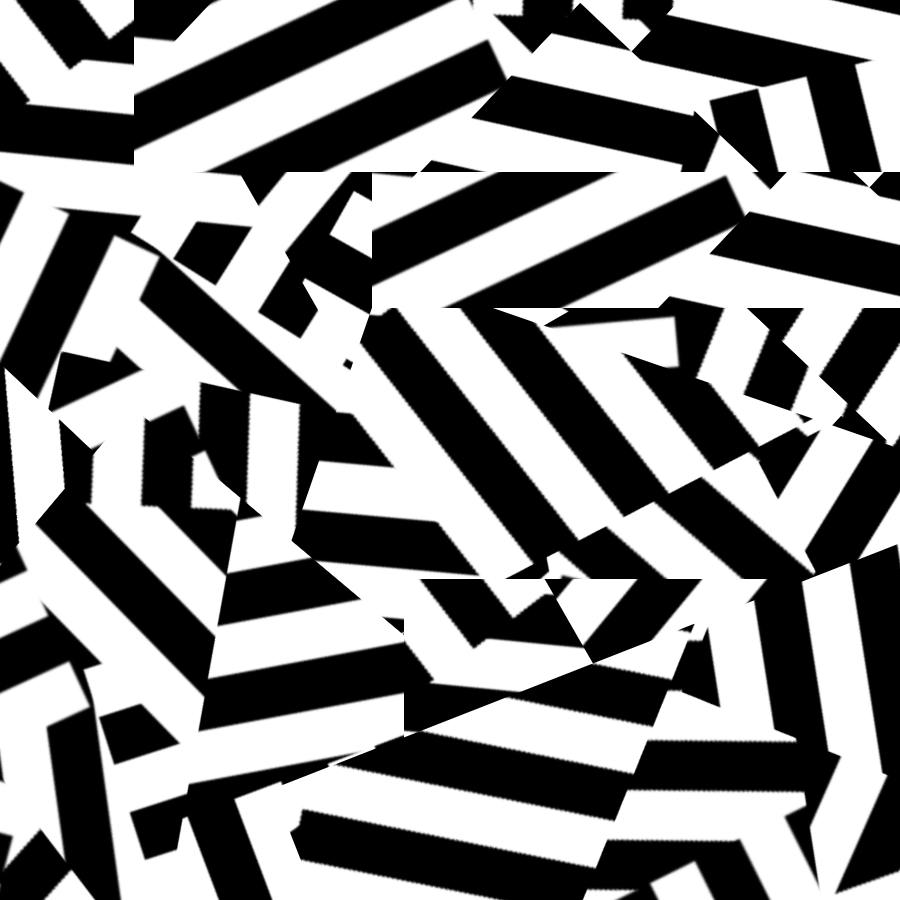
#> input picture test_cases/synthetic_images/tessellation_fragmented/images/tessellation_fragmented.png, 900 x 900 px, found by its file name
$ python tessellation_fragmented.py
#> lines starting #> are read from the running program, lines starting #| are printed output that depends on the picture; long printed decimals are rounded
### surfacetools/periodicfeatures.py

import numpy as np

def radially_averaged_PSD(psd2D, theta_lims):
    """Calculate radially averaged power spectral density (PSD) from 2D PSD

    Args:
        psd2D (ndarray)     : 2D power spectral density
        theta_lims (ndarray): angle limits for the radial averaging

    Returns:
        rasp (ndarray)      : radially averaged power spectral density
        bins_count (ndarray): number of bins per radial region

    """

    # size of PSD
    N, M = psd2D.shape
    # center of image
    yo, xo = N/2, M/2
    # max distances (corners)
    D1 = np.floor(np.hypot(1-yo,1-xo))
    D2 = np.floor(np.hypot(1-yo,M-xo))
    D3 = np.floor(np.hypot(N-yo,1-xo))
    D4 = np.floor(np.hypot(N-yo,M-xo))
    D = int(np.floor(np.max([D1,D2,D3,D4])))
    # initialize rasp and binCount
    rasp = np.zeros(D)
    bins_count = np.zeros(D)

    # if limited angle
    if theta_lims:
        for yi in np.arange(0,N-1,1): # col
            for xi in np.arange(0,M-1,1): # row
                r = int(np.floor(np.hypot(yi-yo,xi-xo))) - 1
                Theta = np.around(np.abs(np.rad2deg(np.arctan2((yi-yo),(xi-xo)))),0)
                if r <= 0: continue
                elif (Theta<theta_lims[0] or Theta>theta_lims[1]): continue
                else:
                    # update rasp
                    rasp[r] += psd2D[yi,xi]
                    # update bin count
                    bins_count[r] += 1
    # all angles
    else:
        for yi in np.arange(0,N-1,1):
            for xi in np.arange(0,M-1,1):
                r = int(np.floor(np.hypot(xi-xo,yi-yo))) - 1
                if r <= 0: continue
                else:
                    # update rasp
                    rasp[r] += psd2D[yi,xi]
                    # update bin count
                    bins_count[r] += 1
        # replace nan and elementwise divide by bins_count to normalize bin radial value
        # rasp_norm = np.nan_to_num(np.divide(rasp,bins_count))

    return rasp, bins_count

def full_width_half_max(f, s):
    """Calculate the full width at half maximum (FWHM) of a 1D array

    Args:
        s (ndarray): 1D array
        f (ndarray): frequency array

    Returns:
        fwhm (float): full width at half maximum
    """

    # find the maximum value
    max_val = np.max(s)
    # find the half maximum value
    half_max = max_val / 2
    # find the indices where the value is greater than or equal to the half maximum
    indices = np.where(s >= half_max)[0]

    if len(indices) == 0:
        return 0.0

    # calculate the FWHM
    fwhm = f[indices[-1]] - f[indices[0]]

    return fwhm

def peak_quality_factor(s, fwhm):
    """Calculate the peak quality factor (PQF) of a 1D array

    Args:
        s (ndarray): 1D array
        fwhm (float): full width at half maximum

    Returns:
        pqf (float): peak quality factor
    """

    if fwhm <= 0:
        return 0.0
    # find the maximum value
    max_val = np.max(s)
    # calculate the PQF
    pqf = max_val / fwhm

    return pqf

### test_cases/synthetic_images/tessellation_fragmented/src/tessellation_fragmented.py
"""
    André Guerra
    andre.guerra@mail.mcgill.ca

    This script reproduces the results from Stimpson et al., 2020 for the fragmented jigsaw pattern lines in Figure 1
    Ref: https://chemrxiv.org/engage/chemrxiv/article-details/60c74e50f96a009895287acf
"""

import numpy as np
import matplotlib.pyplot as plt
from skimage import io
from surfacetools.periodicfeatures import radially_averaged_PSD, full_width_half_max, peak_quality_factor

# import fragmented tessellation image in gray-scale
img_tessellation_fragmented = io.imread("images/tessellation_fragmented.png", as_gray=True)
#> img_tessellation_fragmented is the input picture: shape (900, 900) float64; min 0, max 1, mean 0.525

# image pixel size
N = np.max(np.shape(img_tessellation_fragmented)) # pixels
#> N = 900
# scale
L = N   # um
#> L = 900

# Dicrete Fourier Transfer (DFT) via FAst Fourier Transfrom (FFT)
# 2D DFT
fft2 = np.fft.fft2(img_tessellation_fragmented)
# center-shifted 2D DFT
fft2_shiftd = np.fft.fftshift(fft2)
# power spectral density (PSD)
psd2D = np.abs(fft2_shiftd)**2
# angle limits for radial averaging the 2D PSD
theta_lims = [170 - 180, 190 - 180]
# radially averaged PSD with angle limits
rasp, bins_count = radially_averaged_PSD(psd2D, theta_lims)
#> after the loop in radially_averaged_PSD, `for yi in np.arange(0,N-1,1):`: bins_count = 636 values, max 165 at index 446, min 0 at index 0, mean 58.62; rasp = 636 values, max 1.16e+09 at index 10, min 0 at index 0, mean 12118033.3
# length of rasp vector
rasp_length = len(rasp)
#> rasp_length = 636

# frequency vector (pixels)
k = np.arange(0,N-1,1)          # pixels
#> k = 899 values from 0 to 898
# spatial frequency vector (lam)
lam = np.divide(L,k)            # um/pixel
# normalize rasp with bins_count
rasp_norm = np.nan_to_num(np.divide(rasp,bins_count))
#> rasp_norm = 636 values, max 337809858.5 at index 9, min 0 at index 0, mean 2813751.5
# deconvolution to spatial period
dconv = True
if dconv: rasp_norm = np.divide(rasp_norm,lam[:rasp_length])
#> rasp_norm = 636 values, max 3378098.6 at index 9, min 0 at index 0, mean 33088.9
# transform to absolute units (AU) using maximum intensity
rasp_norm_au = rasp_norm/np.max(rasp_norm)
#> rasp_norm_au = 636 values, max 1 at index 9, min 0 at index 0, mean 0.0098

#############################################################################################
# curve fit
# population 1
ind = np.where(np.logical_and((1/lam>0.005),(1/lam<0.015)))
#> ind = ([5, 6, 7, 8, 9, 10, 11, 12, 13],)
x_pop1 = 1/lam[ind]                 # 1/um
y_pop1 = rasp_norm_au[ind]          # AU
#> y_pop1 = [0.17, 0.266, 0.651, 0.372, 1, 0.764, 0.318, 0.286, 0.0816]

deg = 2                             # quadratic poly
z = np.polyfit(x_pop1,y_pop1,deg)   # polynomial coeff
#> z = [-31685, 625.2, -2.39]
p = np.poly1d(z)
mdl_pop1 = p(x_pop1)
#> mdl_pop1 = [0.107, 0.371, 0.558, 0.666, 0.695, 0.647, 0.52, 0.315, 0.0316]
pop1_feature_size = x_pop1[np.where(mdl_pop1 == np.max(mdl_pop1))]  # 1/um
#> pop1_feature_size = [0.01]

fwhm = full_width_half_max(x_pop1,y_pop1)
#> in full_width_half_max, `max_val = np.max(s)`: max_val = 1
#> in full_width_half_max, `half_max = max_val / 2`: half_max = 0.5
#> in full_width_half_max, `indices = np.where(s >= half_max)[0]`: indices = [2, 4, 5]
#> in full_width_half_max, `fwhm = f[indices[-1]] - f[indices[0]]`: fwhm = 0.00333
#> fwhm = 0.00333
print("FWHM = " + str(fwhm))
#| FWHM = 0.003333
pqf = peak_quality_factor(y_pop1, fwhm)
#> in peak_quality_factor, `max_val = np.max(s)`: max_val = 1
#> in peak_quality_factor, `pqf = max_val / fwhm`: pqf = 300
#> pqf = 300
print("PQF = " + str(pqf))
#| PQF = 300.000

# ---
# Visualization

# format sizing constants
TICKSFONT = 13; TITLEFONT = 15; TEXTFONT = 15   # fonts
FIGWIDTH = 6.4; FIGHEIGHT = 4.8                 # figure size
LINEWIDTH = 3; ROLLWINDOW = 100                 # plot spec

# 1. summary figure
NROWS = 2; NCOLS = 2
f, axs = plt.subplots(nrows=NROWS,ncols=NCOLS,
                      figsize=(NCOLS*FIGWIDTH,NROWS*FIGHEIGHT))

axs[0,0].imshow(img_tessellation_fragmented, cmap='gray') # original image
axs[0,0].set_title("(a)", loc='left', fontsize=TITLEFONT)
axs[0,0].axis("off")

axs[0,1].imshow(np.log(psd2D)) # log(PSD)
axs[0,1].set_title("(b)", loc='left', fontsize=TITLEFONT)
axs[0,1].axis("off")

axs[1,0].plot(rasp_norm_au) # radially averaged PSD
axs[1,0].set_title("(c)", loc='left', fontsize=TITLEFONT)
axs[1,0].set_ylabel("Intensity, AU", fontsize=TITLEFONT)
axs[1,0].set_xlabel("Period (T), Pixels", fontsize=TITLEFONT)
axs[1,0].set_xlim([0,50])

axs[1,1].plot(1/lam[:rasp_length],rasp_norm_au) # radially averaged PSD spatial frequency
axs[1,1].plot(x_pop1,y_pop1,linestyle='none',marker='o',fillstyle='none',color='green')
axs[1,1].plot(x_pop1,mdl_pop1,linestyle='--',color='green')
axs[1,1].vlines(pop1_feature_size,ymin=0.1,ymax=1,linestyle='--',color='red')
axs[1,1].set_title("(d)", loc='left', fontsize=TITLEFONT)
axs[1,1].set_ylabel("Intensity, AU", fontsize=TITLEFONT)
axs[1,1].set_xlabel("frequency (f), $\mu$m$^{-1}$", fontsize=TITLEFONT)
axs[1,1].set_xlim([0,0.08])
axs[1,1].annotate('charac. length = ' + str(np.around(1/pop1_feature_size[0],decimals=0)) + ' $\mu$m',
                xy=(0.45,0.9), xycoords='axes fraction', fontsize=TEXTFONT)
axs[1,1].annotate('FWHM = ' + str(np.around(fwhm,decimals=3)) + ' $\mu$m$^{-1}$',
                xy=(0.45,0.825), xycoords='axes fraction', fontsize=TEXTFONT)
axs[1,1].annotate('PQF = ' + str(np.around(pqf,decimals=0)),
                xy=(0.45,0.75), xycoords='axes fraction', fontsize=TEXTFONT)

f.tight_layout()
f.savefig("figures/tessellation_fragmented_summary.png")
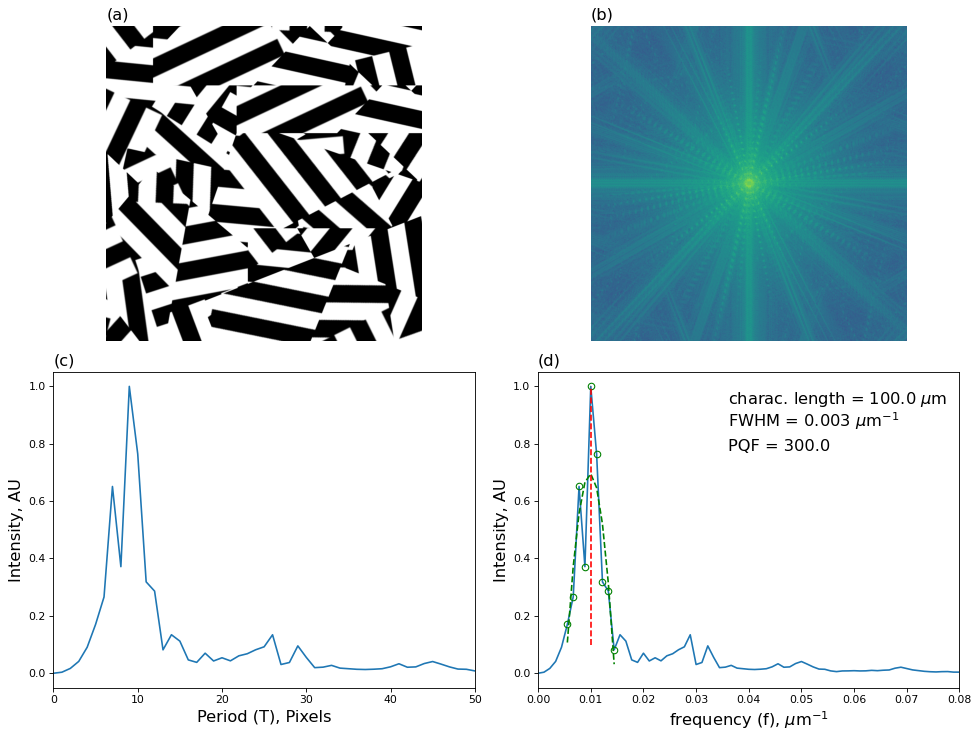
#> figure drawn by matplotlib, 4 panels; panel 3: curve peaks at x = 9, y = 1; panel 4: curve peaks at x = 0.01, y = 1

# 2. Original image
NROWS = 1; NCOLS = 1
f, axs = plt.subplots(nrows=NROWS,ncols=NCOLS,
                      figsize=(NCOLS*FIGWIDTH,NROWS*FIGHEIGHT))
axs.imshow(img_tessellation_fragmented, cmap='gray')
axs.axis("off")
f.tight_layout()
f.savefig("figures/tessellation_fragmented_out.png")

# 3. Radially averaged PSD
NROWS = 1; NCOLS = 1
f, axs = plt.subplots(nrows=NROWS,ncols=NCOLS,
                      figsize=(NCOLS*FIGWIDTH,NROWS*FIGHEIGHT))

axs.plot(1/lam[:rasp_length],rasp_norm_au)
axs.set_title("Radially Averaged PSD (RASP)")
axs.set_ylabel("Intensity, AU")
axs.set_xlabel("Spatial frequency, $\mu$m$^{-1}$")
axs.set_xlim([0,0.08])
f.tight_layout()
f.savefig("figures/tessellation_fragmented_rasp.png")
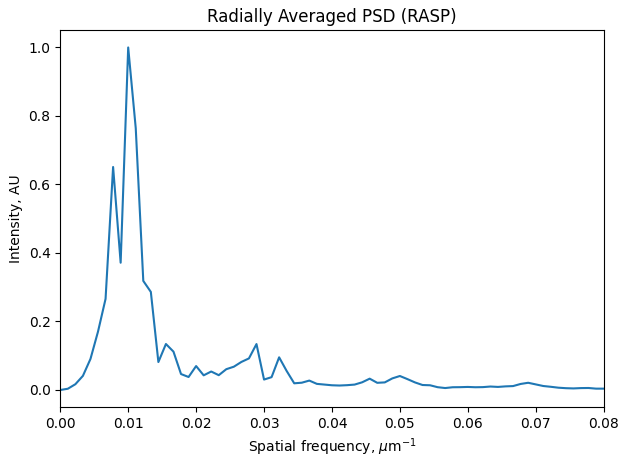
#> figure drawn by matplotlib, 1 panel; curve peaks at x = 0.01, y = 1
